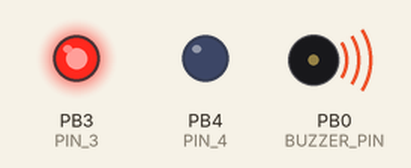
Recording of a sketch running on a simulated ATtiny85, built with avr-gcc and run on an emulated ATtiny85. Parts: output pins drawn as LEDs (lit = HIGH), buzzer (waves = sounding). Pins used as bus, display or sensor lines are not drawn.

Above: at 0.2 s.
At 1.7 s:
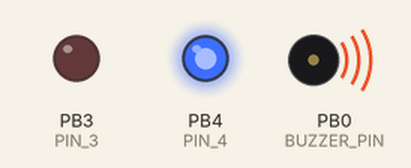
Timing chart, 0 to 3.0 s (numbered marks = the images above):
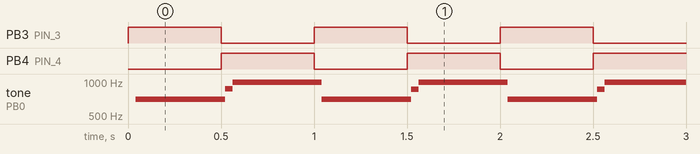

Measured:
- by itself, PB3 (PIN_3), PB4 (PIN_4): alternates HIGH for 0.50 s and LOW for 0.50 s
- by itself, tone on PB0 (BUZZER_PIN): plays 700 Hz for 0.48 s, 870 Hz for 0.04 s, 999 Hz for 0.48 s, 700 Hz for 0.48 s, 865 Hz for 0.04 s, 999 Hz for 0.48 s … (375 notes in this stretch)

The sketch:

sketch.ino
```cpp
#include <util/delay.h>

// Hardware registers
#define BARE_DDRB  (*(volatile unsigned char *)(0x37))
#define BARE_PORTB (*(volatile unsigned char *)(0x38))

// Port B bit positions
#define BUZZER_PIN 0
#define PIN_3      3
#define PIN_4      4


// Low siren tone: approximately 700 Hz
void tone_low(void)
{
    // 350 cycles ≈ 0.5 second
    for (unsigned int i = 0; i < 350; i++) {

        // Buzzer HIGH
        BARE_PORTB |= (1 << BUZZER_PIN);
        _delay_us(714);

        // Buzzer LOW
        BARE_PORTB &= ~(1 << BUZZER_PIN);
        _delay_us(714);
    }
}


// High siren tone: approximately 1000 Hz
void tone_high(void)
{
    // 500 cycles = approximately 0.5 second
    for (unsigned int i = 0; i < 500; i++) {

        // Buzzer HIGH
        BARE_PORTB |= (1 << BUZZER_PIN);
        _delay_us(500);

        // Buzzer LOW
        BARE_PORTB &= ~(1 << BUZZER_PIN);
        _delay_us(500);
    }
}


int main(void)
{
    // Configure PB0, PB3 and PB4 as outputs
    BARE_DDRB |=
        (1 << BUZZER_PIN) |
        (1 << PIN_3) |
        (1 << PIN_4);

    while (1) {

        // -------------------------
        // LED 3 ON
        // LED 4 OFF
        // Low siren tone
        // -------------------------

        BARE_PORTB |=  (1 << PIN_3);
        BARE_PORTB &= ~(1 << PIN_4);

        tone_low();


        // -------------------------
        // LED 3 OFF
        // LED 4 ON
        // High siren tone
        // -------------------------

        BARE_PORTB &= ~(1 << PIN_3);
        BARE_PORTB |=  (1 << PIN_4);

        tone_high();
    }
}
```
